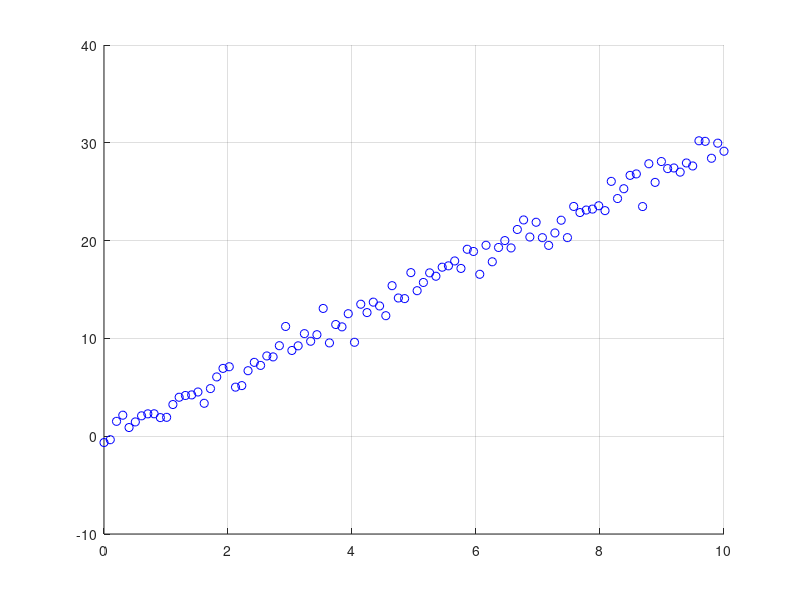
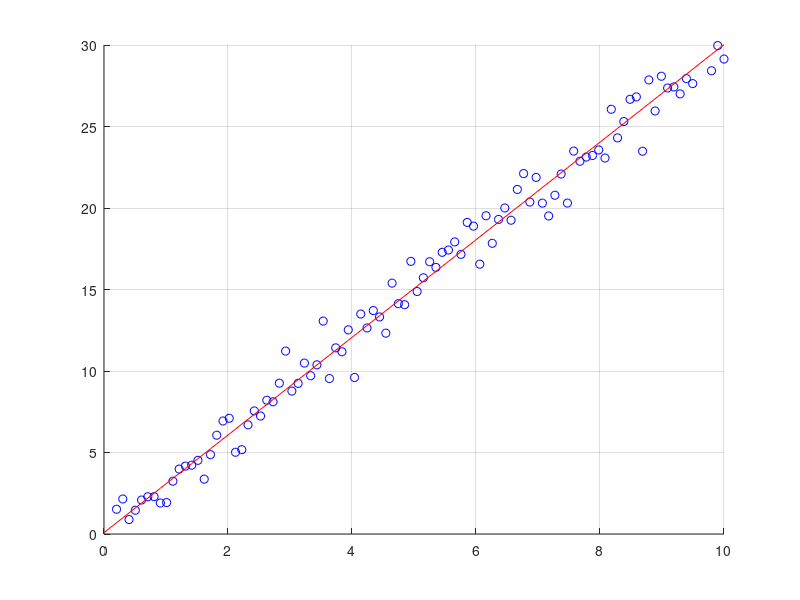

MATLAB code to generate these figures, in order: (Note: this script raises an error after producing the figures.)
%%% 참고할만한 링크
% Linear Regression: https://www.mathworks.com/help/matlab/data_analysis/linear-regression.html
clear variables;
close all;
clc;

%%% Data 생성
%%% case 1
% load accidents
% x_data = hwydata(:,14); %Population of states
% y_data = hwydata(:,4); %Accidents per state

%%% case 2
rng(100);
x_data = linspace(0,10,100);
y_data = 3*x_data + randn(1,100);

n = length(x_data);

%%% Data 확인
figure();
hold on; grid on;
plot(x_data,y_data,'bo');


%%% [Part 1] 예측선 계산(이론): w*, b*

%%% TODO
%%% w*, b* 어떻게 계산할 수 있을까??
%%% 이론적 수식 활용해 보(p. 17)
s1 = mean(y_data) ;
s2 = mean(x_data) ;
s3 = mean(x_data.*y_data);
s4 =mean(x_data.^2);

w_opt = (s3-s2*s1)/(s4-(s2^2));
b_opt = s1-w_opt*s2;

y_est = w_opt * x_data + b_opt;

figure();
hold on; grid on;
plot(x_data,y_data,'bo');
plot(x_data,y_est,'r-');
ylim([0 30]);

%%% [Part 2] GD 방법 사용: w, b
%%% 설명 예정

b_gd = b_opt; % 가정
w = linspace(0,5,1000);

% Initial Value
initial_w = 2.5 ;       
LearningRate = 0.001;
precision = 0.001;
                        
% To find out the index of array having the nearest value with the minimum value                    
[~, initial_w_idx] = min(abs(initial_w-w)); 

%%% 설명 예정
%%% TODO
%%% test_function의 의미는??
output = test_function(w,initial_w_idx,b_gd,x_data,y_data);

w_new = initial_w - LearningRate * output ;
[~, w_new_idx] = min(abs(w_new-w));

w_old = initial_w ;
while( abs(w_new - w_old) > precision)
   w_old = w_new ;
   
   [~, w_old_idx] = min(abs(w_old-w));
   
   output = test_function(w,w_old_idx,b_gd,x_data,y_data);
   
   w_new = w_old - LearningRate * output ;
end

w_gd = w_new;
y_est_gd = w_gd * x_data + b_gd;

figure();
hold on; grid on;
plot(x_data,y_data,'bo');
plot(x_data,y_est,'r-');
plot(x_data,y_est_gd,'k.-');
ylim([0 30]);

function output = test_function(w_data,initial_w_idx,b_gd,x_data,y_data)
    
    w = w_data(initial_w_idx);
    
    %%% TODO
    %%% 어떤 수식을 함수에 적어야 할까?? (HINT p. 17)
    output = mean(2*x_data.^2*w+2*x_data*b_gd-2*x_data*y_data);

end

